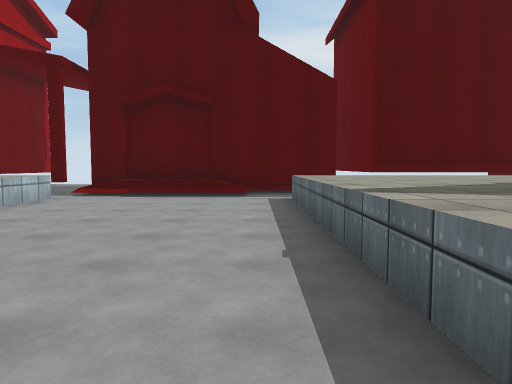
[1] (above)

24 first-person views from a walk through a scene from a Unity 3-D project. The camera is 1.3 m above the floor, tilts 4° down and sees 70° across. The floor is counted in squares, 2 m on a side. Each view is taken from the middle of a square. On the plan, view 1 faces up. The plan holds only what a view shows up to about 11 squares ahead; the rest is blank. The place goes on beyond the plan. The player character is not drawn. Some surface patterns are stand-ins.

[2]
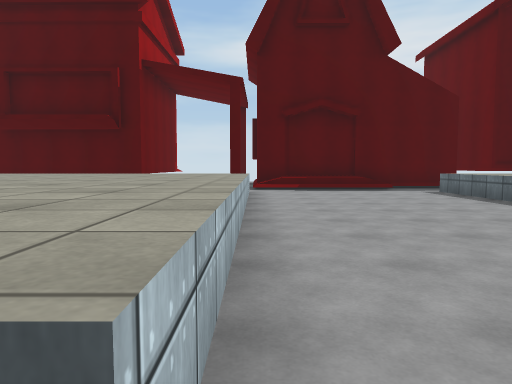

[3]
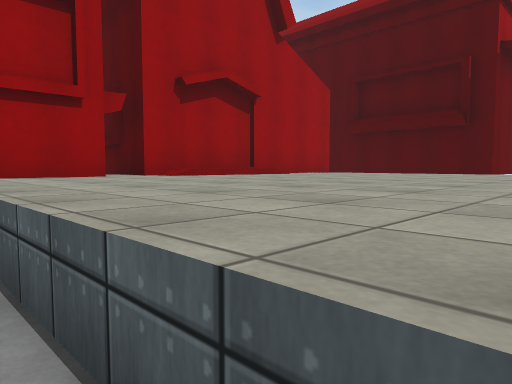

[4]
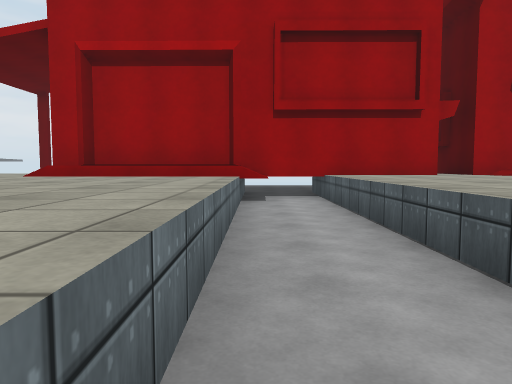

[5]
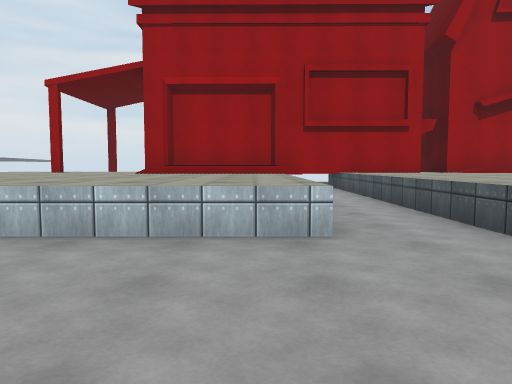

[6]
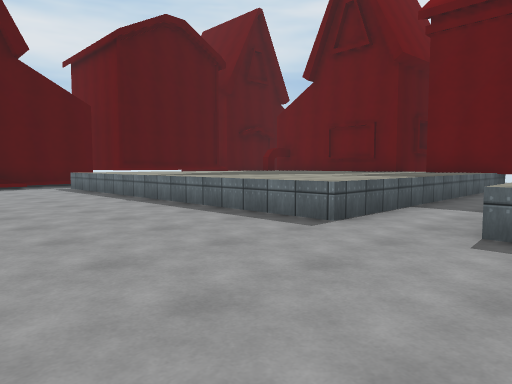

[7]
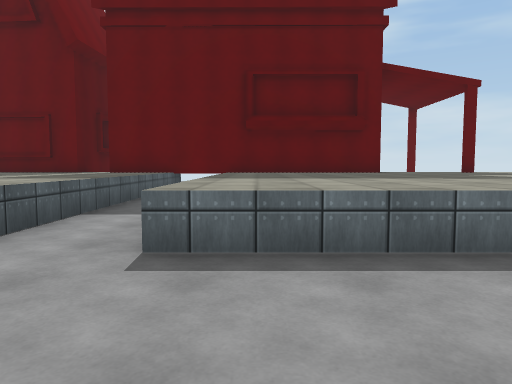

[8]
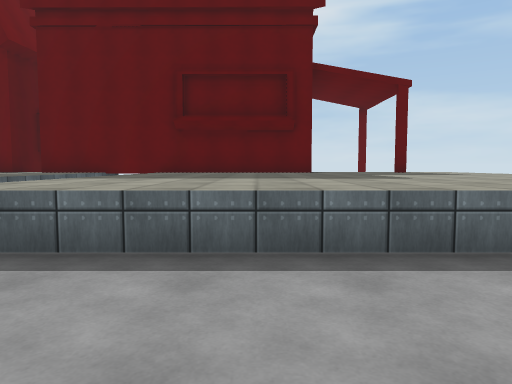

[9]
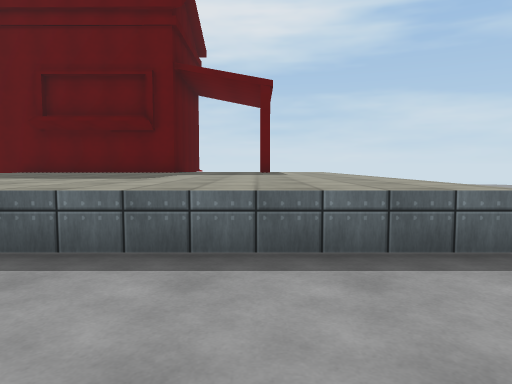

[10]
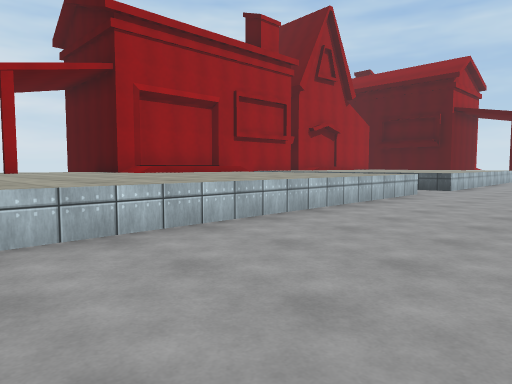

[11]
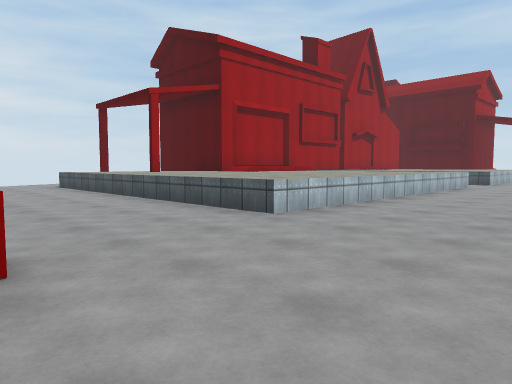

[12]
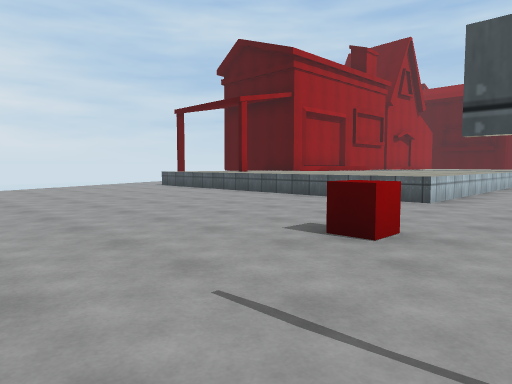

[13]
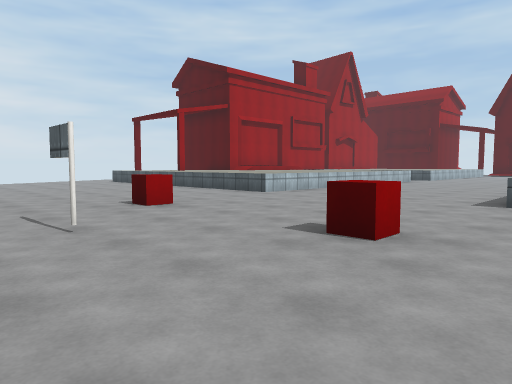

[14]
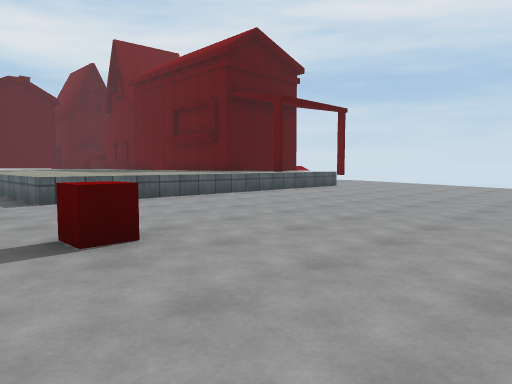

[15]
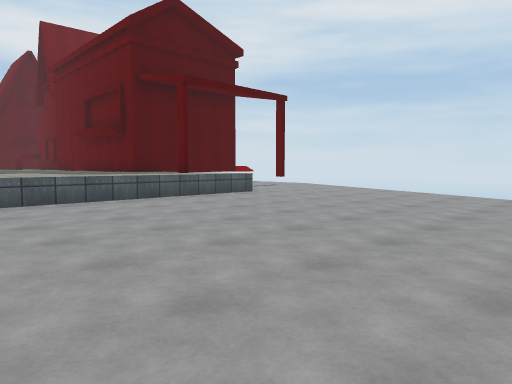

[16]
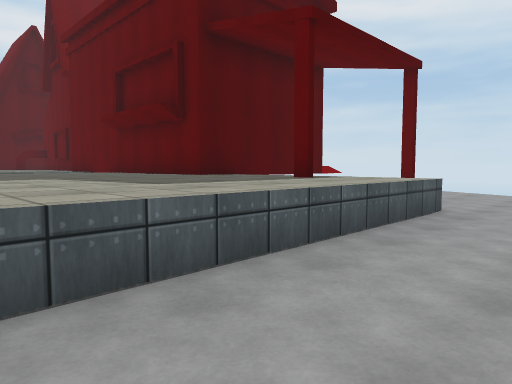

[17]
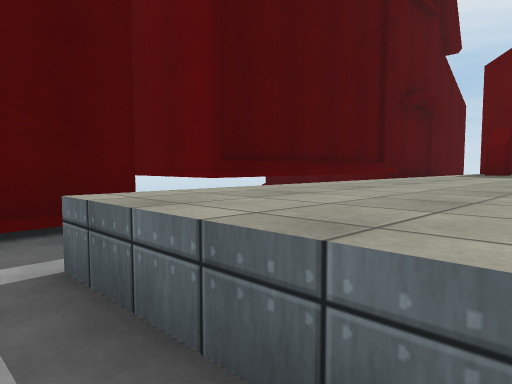

[18]
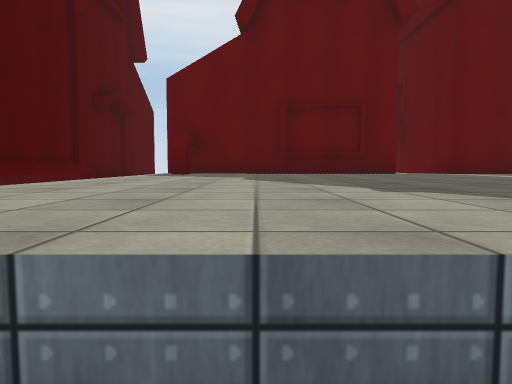

[19]
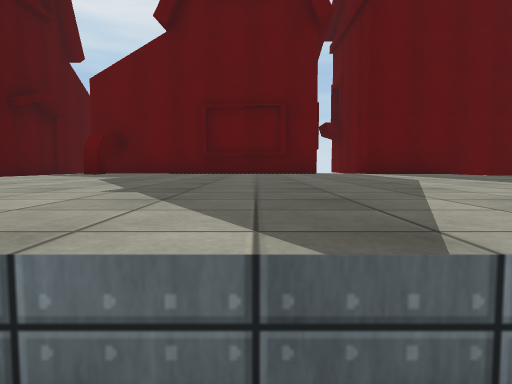

[20]
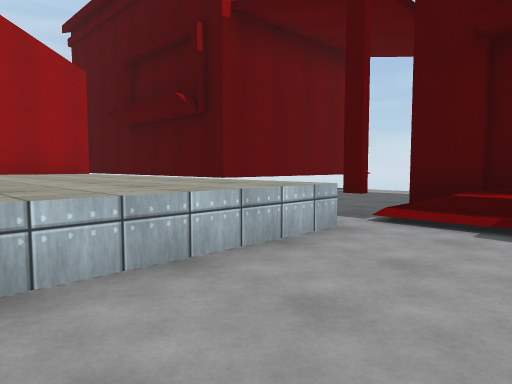

[21]
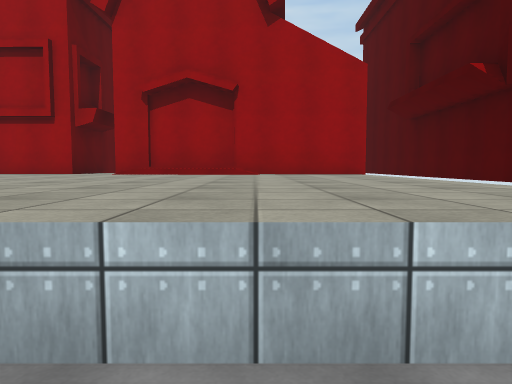

[22]
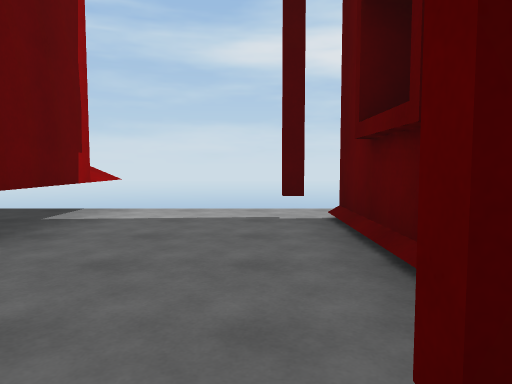

[23]
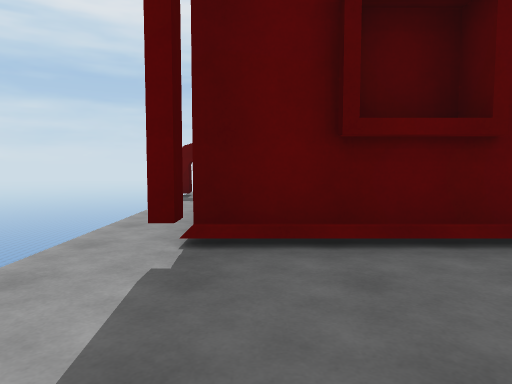

[24]
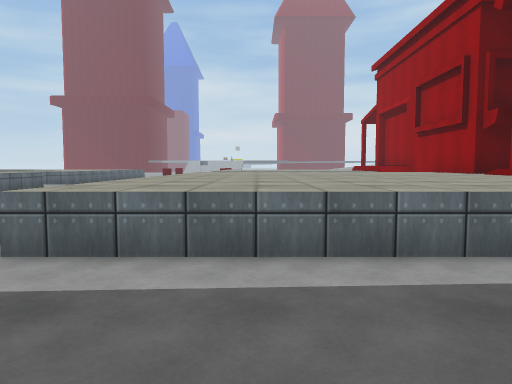

### Floor plan
Key: @ floor where view 1 was taken; # wall or solid block; . floor; ^ raised ledge; v drop or lower ground; H house; O other object.
Columns run from 14 left of view 1 to 13 right of it. Each row starts with its distance up from view 1.
 14       ^vvvvvv  H
 13       ^..#.....H
 12       #...H           H
 11       #...H      H    H
 10       #...H   H  H    H
  9 #######...HHHHHHHH    HHHHH
  8       ...........HHHHH
  7    H^^^^^^^....^^^^^^^H^H
  6    H^^^^^^^....^^^^^^^^ H
  5   HH^^^^^^^....^^^^^^^^ H
  4   HH^^^^^^^....^^^^^^^^ H
  3   HH^^^^^^^....^^^^^^^^^H
  2 H^HH^^^^^^^....^^^^^^^^H
  1 #^^^^^^^^^^....^^^^^^^^^HH
  0   ^^^^^^^^^...@^^^^^^^^^##
 -1   ^^^^^^^^^....^^^^^^^^^#
 -2  ##..................  ##
 -3   #^...........^^^^^^^^#
 -4   ^^^^^^^^.....^^^^^^^^^
 -5   ^^^^^^^^.....^^^^^^^^^
 -6   ^^^^^^^^.....^^^^^^^^^
 -7   ^^^^^^^^.....^^^^^^^^^####
 -8   ^^^^^^^^.....^^^^^^^^^.
 -9   ^^^^^^^^.....^^^^^^^^^.
-10   ^^^^^^^^.....^^^^^^^^^.  #
-11     ^^^^^^.....^^^^^^^^^. ..
-12  ^^^^^^^^^.....^^^^^^^^^....
-13  ...........................
-14  ..........................v
-15 ...........................
-16 v.........O...O...........v
-17  .........................v
-18     ........#.............
-19          ............

Positions as (right, up) in squares from view 1, and headings:
1: (0, 0), facing up
2: (-4, -2), facing up
3: (-5, -2), facing up-left
4: (-4, -3), facing left
5: (-1, -4), facing left
6: (-3, -4), facing up-right
7: (-2, -4), facing right
8: (-2, -6), facing right
9: (-2, -10), facing right
10: (-1, -12), facing up-left
11: (-1, -16), facing up-left
12: (-2, -19), facing up-left
13: (2, -19), facing up-left
14: (-1, -19), facing up-right
15: (3, -19), facing up-right
16: (4, -14), facing up-right
17: (0, 5), facing up-right
18: (0, 5), facing right
19: (0, 3), facing right
20: (-2, 4), facing up-left
21: (-3, 5), facing left
22: (-5, 8), facing up
23: (-7, 12), facing right
24: (-6, 10), facing down
